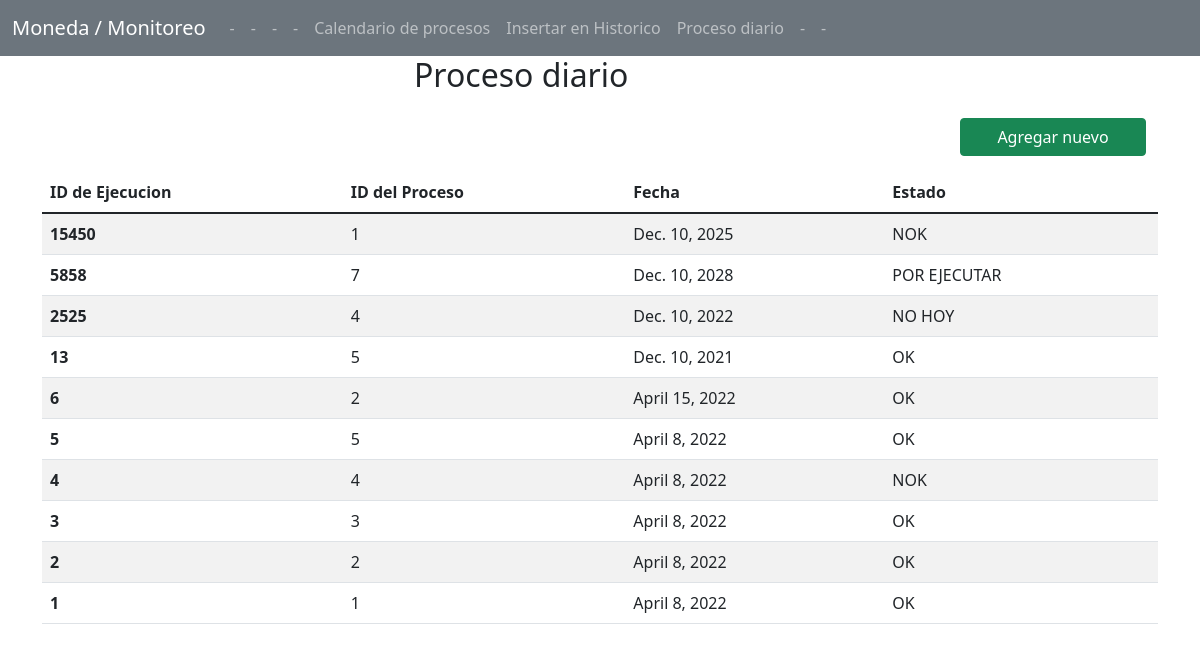
/listarHistorico/, run on the app's committed database.
### TBMD/models.py (models this page shows)
class DetalleEjecucion(models.Model):
    ID_DETALLE_EJECUCION = models.AutoField(auto_created=True, primary_key=True, serialize=False, verbose_name='ID_DETALLE_EJECUCION')
    ID_PROCESO = models.ForeignKey(Proceso, on_delete=models.PROTECT)
    FECHA = models.DateField()
    ESTADO_EJECUCION = models.CharField(max_length=50)
    class Meta:
        ordering = ('-FECHA',)

### TBMD/views.py (the view)
# urls.py: path('listarHistorico/', FormularioHistoricoProcesosView.listar_historico, name='listarHistorico'),
    def listar_historico(request):
        historico = DetalleEjecucion.objects.all().order_by('-ID_DETALLE_EJECUCION')[:161]
        return render(request, "ListaHistorico.html", {"historico": historico})

### Templates/ListaHistorico.html (shortened to what this page needs)
{% extends 'index.html' %}
{% load crispy_forms_tags %}
{% block content %}
<div class="col-12 row justify-content-center mb-2 pr-0">
       <h2 class="col-md-4">Proceso diario</h2>
</div>
        <div class="col-12 row justify-content-end mb-1 pr-0">
            <a class="btn btn-success col-md-2" href="{% url 'insertarHistorico' %}">Agregar nuevo</a>
        </div>
    <table class="table table-striped">
          <thead>
            <tr>
              <th scope="col">ID de Ejecucion</th>
              <th scope="col">ID del Proceso</th>
              <th scope="col">Fecha</th>
              <th scope="col">Estado</th>
            </tr>
          </thead>
          <tbody>
            {% for proceso in historico %}
              <tr>
                  <th scope="row">{{ proceso.ID_DETALLE_EJECUCION }}</th>
                  <td>{{ proceso.ID_PROCESO_id }}</td>
                  <td>{{ proceso.FECHA }}</td>
                  <td>{{ proceso.ESTADO_EJECUCION }}</td>
              </tr>
          {% endfor %}
          </tbody>
    </table>
{% endblock %}

### data on the page
DetalleEjecucion: ID_DETALLE_EJECUCION "15450", ID_PROCESO_id "1", FECHA "Dec. 10, 2025", ESTADO_EJECUCION "NOK"
DetalleEjecucion: ID_DETALLE_EJECUCION "5858", ID_PROCESO_id "7", FECHA "Dec. 10, 2028", ESTADO_EJECUCION "POR EJECUTAR"
DetalleEjecucion: ID_DETALLE_EJECUCION "2525", ID_PROCESO_id "4", FECHA "Dec. 10, 2022", ESTADO_EJECUCION "NO HOY"
DetalleEjecucion: ID_DETALLE_EJECUCION "13", ID_PROCESO_id "5", FECHA "Dec. 10, 2021", ESTADO_EJECUCION "OK"
DetalleEjecucion: ID_DETALLE_EJECUCION "6", ID_PROCESO_id "2", FECHA "April 15, 2022", ESTADO_EJECUCION "OK"
DetalleEjecucion: ID_DETALLE_EJECUCION "5", ID_PROCESO_id "5", FECHA "April 8, 2022", ESTADO_EJECUCION "OK"
DetalleEjecucion: ID_DETALLE_EJECUCION "4", ID_PROCESO_id "4", FECHA "April 8, 2022", ESTADO_EJECUCION "NOK"
DetalleEjecucion: ID_DETALLE_EJECUCION "3", ID_PROCESO_id "3", FECHA "April 8, 2022", ESTADO_EJECUCION "OK"
DetalleEjecucion: ID_DETALLE_EJECUCION "2", ID_PROCESO_id "2", FECHA "April 8, 2022", ESTADO_EJECUCION "OK"
DetalleEjecucion: ID_DETALLE_EJECUCION "1", ID_PROCESO_id "1", FECHA "April 8, 2022", ESTADO_EJECUCION "OK"
